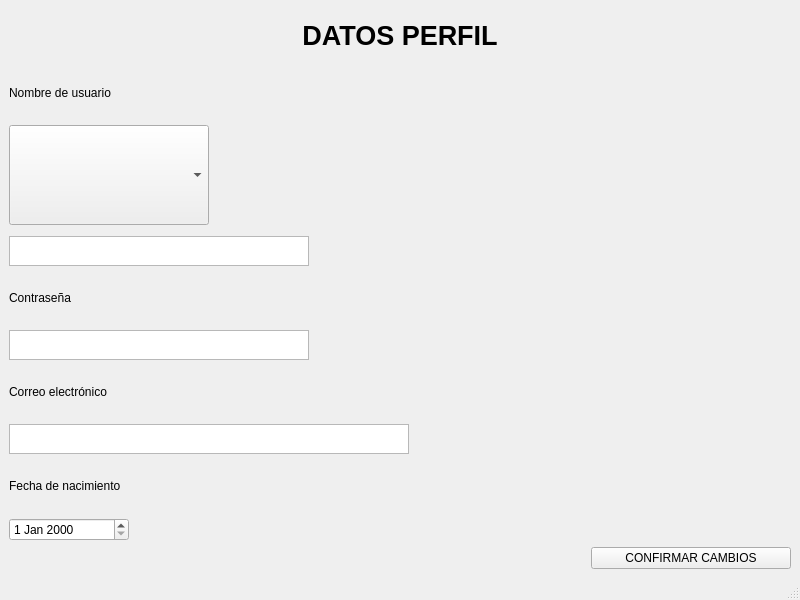
<?xml version="1.0" encoding="UTF-8"?>
<ui version="4.0">
 <class>Perfil</class>
 <widget class="QMainWindow" name="Perfil">
  <property name="geometry">
   <rect>
    <x>0</x>
    <y>0</y>
    <width>800</width>
    <height>600</height>
   </rect>
  </property>
  <property name="sizePolicy">
   <sizepolicy hsizetype="Ignored" vsizetype="Ignored">
    <horstretch>0</horstretch>
    <verstretch>0</verstretch>
   </sizepolicy>
  </property>
  <property name="windowTitle">
   <string>MainWindow</string>
  </property>
  <widget class="QWidget" name="centralwidget">
   <property name="sizePolicy">
    <sizepolicy hsizetype="Ignored" vsizetype="Ignored">
     <horstretch>0</horstretch>
     <verstretch>0</verstretch>
    </sizepolicy>
   </property>
   <property name="minimumSize">
    <size>
     <width>0</width>
     <height>550</height>
    </size>
   </property>
   <layout class="QVBoxLayout" name="verticalLayout">
    <item>
     <widget class="QLabel" name="label">
      <property name="font">
       <font>
        <pointsize>20</pointsize>
        <bold>true</bold>
       </font>
      </property>
      <property name="layoutDirection">
       <enum>Qt::LayoutDirection::LeftToRight</enum>
      </property>
      <property name="text">
       <string>DATOS PERFIL</string>
      </property>
      <property name="alignment">
       <set>Qt::AlignmentFlag::AlignCenter</set>
      </property>
     </widget>
    </item>
    <item>
     <widget class="QLabel" name="label_2">
      <property name="text">
       <string>Nombre de usuario</string>
      </property>
     </widget>
    </item>
    <item>
     <widget class="QComboBox" name="comboBox">
      <property name="minimumSize">
       <size>
        <width>0</width>
        <height>100</height>
       </size>
      </property>
      <property name="maximumSize">
       <size>
        <width>200</width>
        <height>300</height>
       </size>
      </property>
     </widget>
    </item>
    <item>
     <spacer name="verticalSpacer">
      <property name="orientation">
       <enum>Qt::Orientation::Vertical</enum>
      </property>
      <property name="sizeType">
       <enum>QSizePolicy::Policy::Ignored</enum>
      </property>
      <property name="sizeHint" stdset="0">
       <size>
        <width>20</width>
        <height>5</height>
       </size>
      </property>
     </spacer>
    </item>
    <item>
     <widget class="QTextEdit" name="textEdit">
      <property name="maximumSize">
       <size>
        <width>300</width>
        <height>30</height>
       </size>
      </property>
     </widget>
    </item>
    <item>
     <widget class="QLabel" name="label_3">
      <property name="text">
       <string>Contraseña</string>
      </property>
     </widget>
    </item>
    <item>
     <widget class="QTextEdit" name="textEdit_2">
      <property name="maximumSize">
       <size>
        <width>300</width>
        <height>30</height>
       </size>
      </property>
     </widget>
    </item>
    <item>
     <widget class="QLabel" name="label_4">
      <property name="text">
       <string>Correo electrónico</string>
      </property>
     </widget>
    </item>
    <item>
     <widget class="QTextEdit" name="textEdit_3">
      <property name="maximumSize">
       <size>
        <width>400</width>
        <height>30</height>
       </size>
      </property>
     </widget>
    </item>
    <item>
     <widget class="QLabel" name="label_5">
      <property name="text">
       <string>Fecha de nacimiento</string>
      </property>
     </widget>
    </item>
    <item>
     <widget class="QDateEdit" name="dateEdit">
      <property name="maximumSize">
       <size>
        <width>120</width>
        <height>16777215</height>
       </size>
      </property>
     </widget>
    </item>
    <item>
     <widget class="QPushButton" name="pushButton">
      <property name="maximumSize">
       <size>
        <width>200</width>
        <height>16777215</height>
       </size>
      </property>
      <property name="layoutDirection">
       <enum>Qt::LayoutDirection::RightToLeft</enum>
      </property>
      <property name="text">
       <string>CONFIRMAR CAMBIOS</string>
      </property>
     </widget>
    </item>
   </layout>
  </widget>
  <widget class="QMenuBar" name="menubar">
   <property name="geometry">
    <rect>
     <x>0</x>
     <y>0</y>
     <width>800</width>
     <height>25</height>
    </rect>
   </property>
  </widget>
  <widget class="QStatusBar" name="statusbar"/>
 </widget>
 <resources/>
 <connections/>
</ui>
